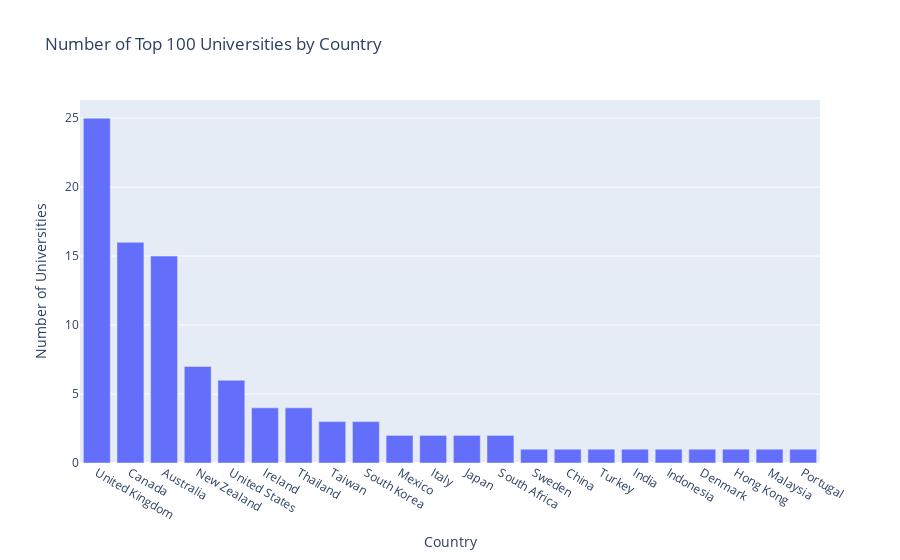

The cell this chart's notebook holds for it:
### Code cell
# Group the data by 'Location' and count the number of universities in each country
country_counts = df_THE.head(100).groupby('Location').size().reset_index(name='Count')

# Sort the data by 'Count' in descending order
country_counts_sorted = country_counts.sort_values('Count', ascending=False)

# Create a bar chart
fig = px.bar(country_counts_sorted, x='Location', y='Count',
             labels={'Location': 'Country', 'Count': 'Number of Universities'},
             title='Number of Top 100 Universities by Country')
fig.show()

### Figure 1 — Plotly figure (JSON) as saved in the notebook; plotly's stock layout.template omitted (floating-point values rounded to 4 significant figures)
{"data": [{"alignmentgroup": "True", "hovertemplate": "Country=%{x}<br>Number of Universities=%{y}<extra></extra>", "legendgroup": "", "marker": {"color": "#636efa", "pattern": {"shape": ""}}, "name": "", "offsetgroup": "", "orientation": "v", "showlegend": false, "textposition": "auto", "type": "bar", "x": ["United Kingdom", "Canada", "Australia", "New Zealand", "United States", "Ireland", "Thailand", "Taiwan", "South Korea", "Mexico", "Italy", "Japan", "South Africa", "Sweden", "China", "Turkey", "India", "Indonesia", "Denmark", "Hong Kong", "Malaysia", "Portugal"], "xaxis": "x", "y": [25, 16, 15, 7, 6, 4, 4, 3, 3, 2, 2, 2, 2, 1, 1, 1, 1, 1, 1, 1, 1, 1], "yaxis": "y"}], "layout": {"barmode": "relative", "legend": {"tracegroupgap": 0}, "title": {"text": "Number of Top 100 Universities by Country"}, "xaxis": {"anchor": "y", "domain": [0, 1], "title": {"text": "Country"}}, "yaxis": {"anchor": "x", "domain": [0, 1], "title": {"text": "Number of Universities"}}}}
